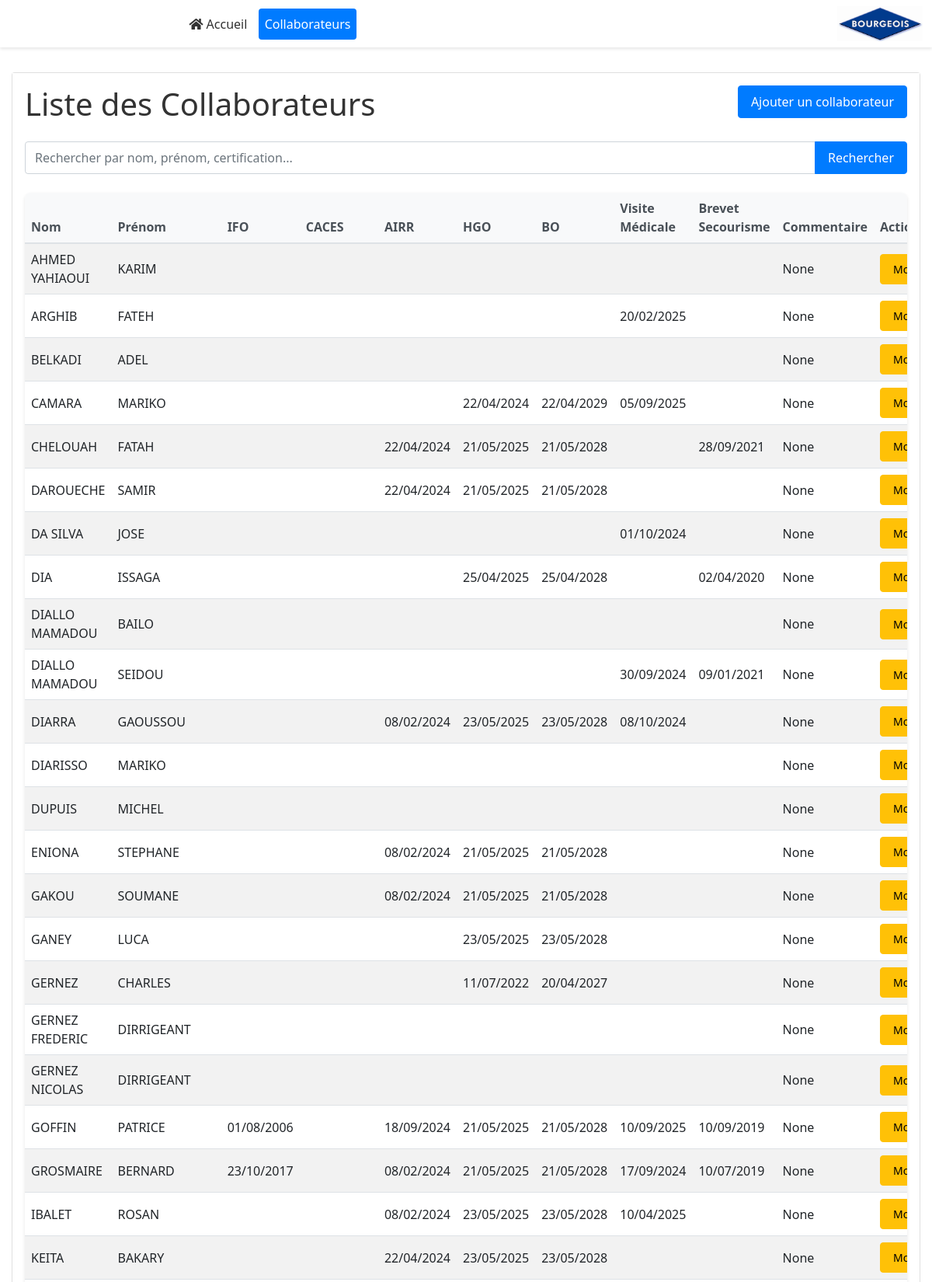
The page /collaborateurs (upper part) on the database its author committed.
### src/models.py (models this page shows, shortened)
class Base(DeclarativeBase):
    pass

class Collaborateur(Base):
    __tablename__ = "collaborateurs"
    id: Mapped[int] = mapped_column(primary_key=True, index=True)
    nom: Mapped[str] = mapped_column(String, nullable=False)
    prenom: Mapped[str] = mapped_column(String, nullable=False)
    ifo: Mapped[Optional[datetime.date]] = mapped_column(Date, nullable=True)
    caces: Mapped[Optional[datetime.date]] = mapped_column(Date, nullable=True)
    airr: Mapped[Optional[datetime.date]] = mapped_column(Date, nullable=True)
    hgo: Mapped[Optional[datetime.date]] = mapped_column(Date, nullable=True)
    bo: Mapped[Optional[datetime.date]] = mapped_column(Date, nullable=True)
    visite_med: Mapped[Optional[datetime.date]] = mapped_column(Date, nullable=True)
    brevet_secour: Mapped[Optional[datetime.date]] = mapped_column(Date, nullable=True)
    commentaire: Mapped[Optional[str]] = mapped_column(Text, nullable=True)

### src/app.py (the view)
@app.route("/collaborateurs")
def index_collaborateurs():
    db = next(get_db())
    search_term = request.args.get("search", "")
    collaborateurs = get_collaborateurs(db, search=search_term)
    return render_template(
        "collaborateurs.html", collaborateurs=collaborateurs, search_term=search_term
    )

### src/crud.py (called while the page is built)
def get_collaborateurs(
    db: Session,
    skip: int = 0,
    limit: int = 100,
    search: Optional[str] = None,
    sort_by: Optional[str] = None,
    direction: str = "asc",
) -> List[Collaborateur]:
    query = db.query(Collaborateur)
    if search:
        search_term = f"%{search}%"
        query = query.filter(
            (Collaborateur.nom.ilike(search_term))
            | (Collaborateur.prenom.ilike(search_term))
        )
    if sort_by and hasattr(Collaborateur, sort_by):
        column = getattr(Collaborateur, sort_by)
        if direction == "desc":
            column = column.desc()
        query = query.order_by(column)
    return query.offset(skip).limit(limit).all()

### src/database.py (called while the page is built)
def get_db():
    logger.info("Getting database connection")
    db = SessionLocal()
    try:
        yield db
    finally:
        logger.info("Closing database connection")
        db.close()

### templates/collaborateurs.html (shortened to what this page needs)
{% extends "base.html" %}
{% block content %}
<div class="container mt-4">
    <div class="card">
        <div class="card-body">
            <div class="row mb-3">
                <div class="col">
                    <h1>Liste des Collaborateurs</h1>
                </div>
                <div class="col text-end">
                    <a href="{{ url_for('add_collaborateur') }}" class="btn btn-primary">Ajouter un collaborateur</a>
                </div>
            </div>
            <form method="GET" action="{{ url_for('index_collaborateurs') }}" class="mb-4">
                <div class="input-group">
                    <input type="text" name="search" class="form-control"
                           placeholder="Rechercher par nom, prénom, certification..."
                           value="{{ search_term }}">
                    <button type="submit" class="btn btn-primary">Rechercher</button>
                </div>
            </form>
            <div class="table-responsive">
                <table class="table table-striped">
                    <thead>
                        <tr>
                            <th>Nom</th>
                            <th>Prénom</th>
                            <th>IFO</th>
                            <th>CACES</th>
                            <th>AIRR</th>
                            <th>HGO</th>
                            <th>BO</th>
                            <th>Visite Médicale</th>
                            <th>Brevet Secourisme</th>
                            <th>Commentaire</th>
                            <th>Actions</th>
                        </tr>
                    </thead>
                    <tbody>
                        {% for collaborateur in collaborateurs %}
                        <tr>
                            <td>{{ collaborateur.nom }}</td>
                            <td>{{ collaborateur.prenom }}</td>
                            <td>{{ collaborateur.ifo.strftime('%d/%m/%Y') if collaborateur.ifo }}</td>
                            <td>{{ collaborateur.caces.strftime('%d/%m/%Y') if collaborateur.caces }}</td>
                            <td>{{ collaborateur.airr.strftime('%d/%m/%Y') if collaborateur.airr }}</td>
                            <td>{{ collaborateur.hgo.strftime('%d/%m/%Y') if collaborateur.hgo }}</td>
                            <td>{{ collaborateur.bo.strftime('%d/%m/%Y') if collaborateur.bo }}</td>
                            <td>{{ collaborateur.visite_med.strftime('%d/%m/%Y') if collaborateur.visite_med }}</td>
                            <td>{{ collaborateur.brevet_secour.strftime('%d/%m/%Y') if collaborateur.brevet_secour }}</td>
                            <td>{{ collaborateur.commentaire }}</td>
                            <td>
                                <div class="btn-group">
                                    <a href="{{ url_for('edit_collaborateur', id=collaborateur.id) }}" class="btn btn-sm btn-warning">Modifier</a>
                                </div>
                            </td>
                        </tr>
                        {% endfor %}
                    </tbody>
                </table>
            </div>
        </div>
    </div>
</div>
{% endblock %}

### templates/base.html (shortened to what this page needs)
<!DOCTYPE html>
<html lang="fr">
<head>
    <link href="https://cdn.jsdelivr.net/npm/bootstrap@5.1.3/dist/css/bootstrap.min.css" rel="stylesheet">
    <link href="{{ url_for('static', filename='styles.css') }}" rel="stylesheet">
    <link rel="stylesheet" href="https://cdnjs.cloudflare.com/ajax/libs/font-awesome/5.15.4/css/all.min.css">
</head>
<body{% if request.endpoint not in ['add_collaborateur', 'edit_collaborateur'] %} style="background-image: url('/static/home_background.jpg'); background-size: cover;"{% endif %}>
    <nav class="navbar navbar-expand-lg navbar-dark bg-dark">
        <div class="container-fluid">
            <a class="navbar-brand" href="{{ url_for('home') }}">Gestion des Véhicules</a>
            <div class="collapse navbar-collapse" id="navbarNav">
                <ul class="navbar-nav">
                    <li class="nav-item">
                        <a class="nav-link {% if request.endpoint == 'home' %}active{% endif %}"
                           href="{{ url_for('home') }}">
                           <i class="fas fa-home"></i> Accueil
                        </a>
                    </li>
                    <li class="nav-item">
                        <a class="nav-link {% if request.endpoint == 'index_collaborateurs' %}active{% endif %}"
                           href="{{ url_for('index_collaborateurs') }}">Collaborateurs</a>
                    </li>
                </ul>
                <ul class="navbar-nav ms-auto">
                    <li class="nav-item">
                        <img src="{{ url_for('static', filename='logo.jpg') }}" alt="Logo" style="width: 110px; height: 45px;">
                    </li>
                </ul>
            </div>
        </div>
    </nav>
    {% block content %}{% endblock %}
</body>
</html>

### static/styles.css (style rules this page uses)
body { font-family: 'Segoe UI', Arial, sans-serif; margin: 0; padding: 0; background-color: #ffffff; color: #333; }
.navbar { background-color: #ffffff !important; box-shadow: 0 2px 4px rgba(0, 0, 0, 0.1); margin-bottom: 2rem; }
.navbar .nav-link { color: #333 !important; font-weight: 500; padding: 0.5rem 1rem; margin: 0 0.2rem; border-radius: 4px; transition: all 0.3s ease; }
.navbar .nav-link.active { background-color: #007bff; color: white !important; }
.container { max-width: 1200px; padding: 0 15px; }
.card-body { background-color: #ffffff; }
.table-responsive { border-radius: 8px; box-shadow: 0 2px 4px rgba(0, 0, 0, 0.1); background-color: white; margin-bottom: 2rem; }
.table { margin-bottom: 0; }
.table th { background-color: #f8f9fa; border-bottom: 2px solid #dee2e6; font-weight: 600; color: #495057; }
.table td { vertical-align: middle; }
.form-control { border-radius: 4px; border: 1px solid #ced4da; padding: 0.5rem 0.75rem; }
.btn { font-weight: 500; padding: 0.5rem 1rem; border-radius: 4px; transition: all 0.3s ease; }
.btn-primary { background-color: #007bff; border-color: #007bff; }
.mb-4 { margin-bottom: 1.5rem !important; }
.mt-4 { margin-top: 1.5rem !important; }

### rows shown on the page
Collaborateur: nom "AHMED YAHIAOUI", prenom "KARIM", commentaire "None"
Collaborateur: nom "ARGHIB", prenom "FATEH", visite_med "20/02/2025", commentaire "None"
Collaborateur: nom "BELKADI", prenom "ADEL", commentaire "None"
Collaborateur: nom "CAMARA", prenom "MARIKO", hgo "22/04/2024", bo "22/04/2029", visite_med "05/09/2025", commentaire "None"
Collaborateur: nom "CHELOUAH", prenom "FATAH", airr "22/04/2024", hgo "21/05/2025", bo "21/05/2028", brevet_secour "28/09/2021", commentaire "None"
Collaborateur: nom "DAROUECHE", prenom "SAMIR", airr "22/04/2024", hgo "21/05/2025", bo "21/05/2028", commentaire "None"
Collaborateur: nom "DA SILVA", prenom "JOSE", visite_med "01/10/2024", commentaire "None"
Collaborateur: nom "DIA", prenom "ISSAGA", hgo "25/04/2025", bo "25/04/2028", brevet_secour "02/04/2020", commentaire "None"
Collaborateur: nom "DIALLO MAMADOU", prenom "BAILO", commentaire "None"
Collaborateur: nom "DIALLO MAMADOU", prenom "SEIDOU", visite_med "30/09/2024", brevet_secour "09/01/2021", commentaire "None"
Collaborateur: nom "DIARRA", prenom "GAOUSSOU", airr "08/02/2024", hgo "23/05/2025", bo "23/05/2028", visite_med "08/10/2024", commentaire "None"
Collaborateur: nom "DIARISSO", prenom "MARIKO", commentaire "None"
Collaborateur: nom "DUPUIS", prenom "MICHEL", commentaire "None"
Collaborateur: nom "ENIONA", prenom "STEPHANE", airr "08/02/2024", hgo "21/05/2025", bo "21/05/2028", commentaire "None"
Collaborateur: nom "GAKOU", prenom "SOUMANE", airr "08/02/2024", hgo "21/05/2025", bo "21/05/2028", commentaire "None"
Collaborateur: nom "GANEY", prenom "LUCA", hgo "23/05/2025", bo "23/05/2028", commentaire "None"
Collaborateur: nom "GERNEZ", prenom "CHARLES", hgo "11/07/2022", bo "20/04/2027", commentaire "None"
Collaborateur: nom "GERNEZ FREDERIC", prenom "DIRRIGEANT", commentaire "None"
Collaborateur: nom "GERNEZ NICOLAS", prenom "DIRRIGEANT", commentaire "None"
Collaborateur: nom "GOFFIN", prenom "PATRICE", ifo "01/08/2006", airr "18/09/2024", hgo "21/05/2025", bo "21/05/2028", visite_med "10/09/2025", brevet_secour "10/09/2019", commentaire "None"
Collaborateur: nom "GROSMAIRE", prenom "BERNARD", ifo "23/10/2017", airr "08/02/2024", hgo "21/05/2025", bo "21/05/2028", visite_med "17/09/2024", brevet_secour "10/07/2019", commentaire "None"
Collaborateur: nom "IBALET", prenom "ROSAN", airr "08/02/2024", hgo "23/05/2025", bo "23/05/2028", visite_med "10/04/2025", commentaire "None"
Collaborateur: nom "KEITA", prenom "BAKARY", airr "22/04/2024", hgo "23/05/2025", bo "23/05/2028", commentaire "None"
